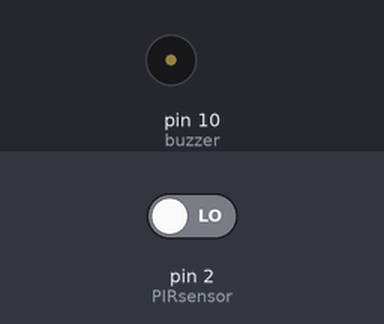
Bench run of a sketch on a simulated Arduino Uno, built with avr-gcc and run on an emulated ATmega328P. On the bench: buzzer (waves = sounding, pin HIGH). Inputs (shaded band) come from the test bench; at power-on: pin 2 (PIRsensor) LOW.

Above: at 1.2 s.
1.3 s: pin 2 (PIRsensor) driven HIGH
At 1.9 s:
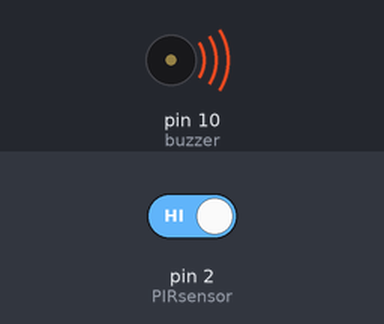
4.3 s: pin 2 (PIRsensor) driven LOW
At 5.2 s:
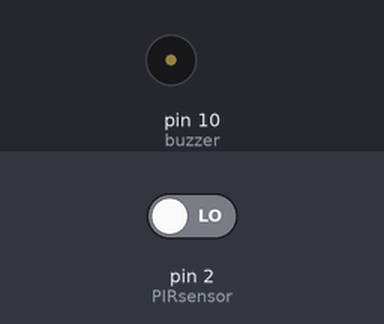
Timing chart, 0 to 7.3 s (numbered marks = the images above; inputs shaded):
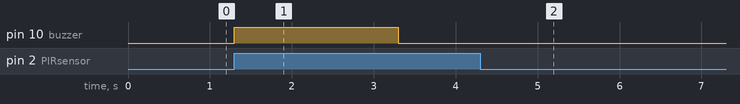

Measured:
- after the input at 1.3 s, pin 10 (buzzer): LOW → HIGH at once, → LOW 2.0 s later
- after the input at 4.3 s, pin 10 (buzzer): stops changing and stays LOW

The sketch:

thief_catcher_motion_detector.ino
```cpp
int PIRsensor = 2;
int buzzer = 10;
int thief = 0;
void setup() {
  pinMode(PIRsensor, INPUT);
  pinMode(buzzer, OUTPUT);

}

void loop() {
  thief = digitalRead(PIRsensor); // read input value
  if(thief == 1){
    digitalWrite(buzzer, HIGH);
    delay(2000);
    digitalWrite(buzzer, LOW);
    delay(1000);
  }else{
    digitalWrite(buzzer, LOW);
  }

}
```
